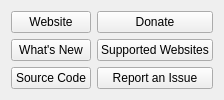
     <widget class="QWidget" name="linksTab">
      <attribute name="title">
       <string>Links</string>
      </attribute>
      <layout class="QHBoxLayout" name="horizontalLayout_4">
       <item>
        <layout class="QVBoxLayout" name="leftColumnButtonLayout">
         <item>
          <widget class="QPushButton" name="websiteButton">
           <property name="focusPolicy">
            <enum>Qt::FocusPolicy::NoFocus</enum>
           </property>
           <property name="text">
            <string>Website</string>
           </property>
          </widget>
         </item>
         <item>
          <widget class="QPushButton" name="whatsNewButton">
           <property name="focusPolicy">
            <enum>Qt::FocusPolicy::NoFocus</enum>
           </property>
           <property name="text">
            <string>What's New</string>
           </property>
          </widget>
         </item>
         <item>
          <widget class="QPushButton" name="sourceCodeButton">
           <property name="focusPolicy">
            <enum>Qt::FocusPolicy::NoFocus</enum>
           </property>
           <property name="text">
            <string>Source Code</string>
           </property>
          </widget>
         </item>
        </layout>
       </item>
       <item>
        <layout class="QVBoxLayout" name="rightColumnButtonLayout">
         <item>
          <widget class="QPushButton" name="donateButton">
           <property name="focusPolicy">
            <enum>Qt::FocusPolicy::NoFocus</enum>
           </property>
           <property name="text">
            <string>Donate</string>
           </property>
          </widget>
         </item>
         <item>
          <widget class="QPushButton" name="supportedWebsitesButton">
           <property name="focusPolicy">
            <enum>Qt::FocusPolicy::NoFocus</enum>
           </property>
           <property name="text">
            <string>Supported Websites</string>
           </property>
          </widget>
         </item>
         <item>
          <widget class="QPushButton" name="issueReportButton">
           <property name="focusPolicy">
            <enum>Qt::FocusPolicy::NoFocus</enum>
           </property>
           <property name="text">
            <string>Report an Issue</string>
           </property>
          </widget>
         </item>
        </layout>
       </item>
      </layout>
     </widget>
